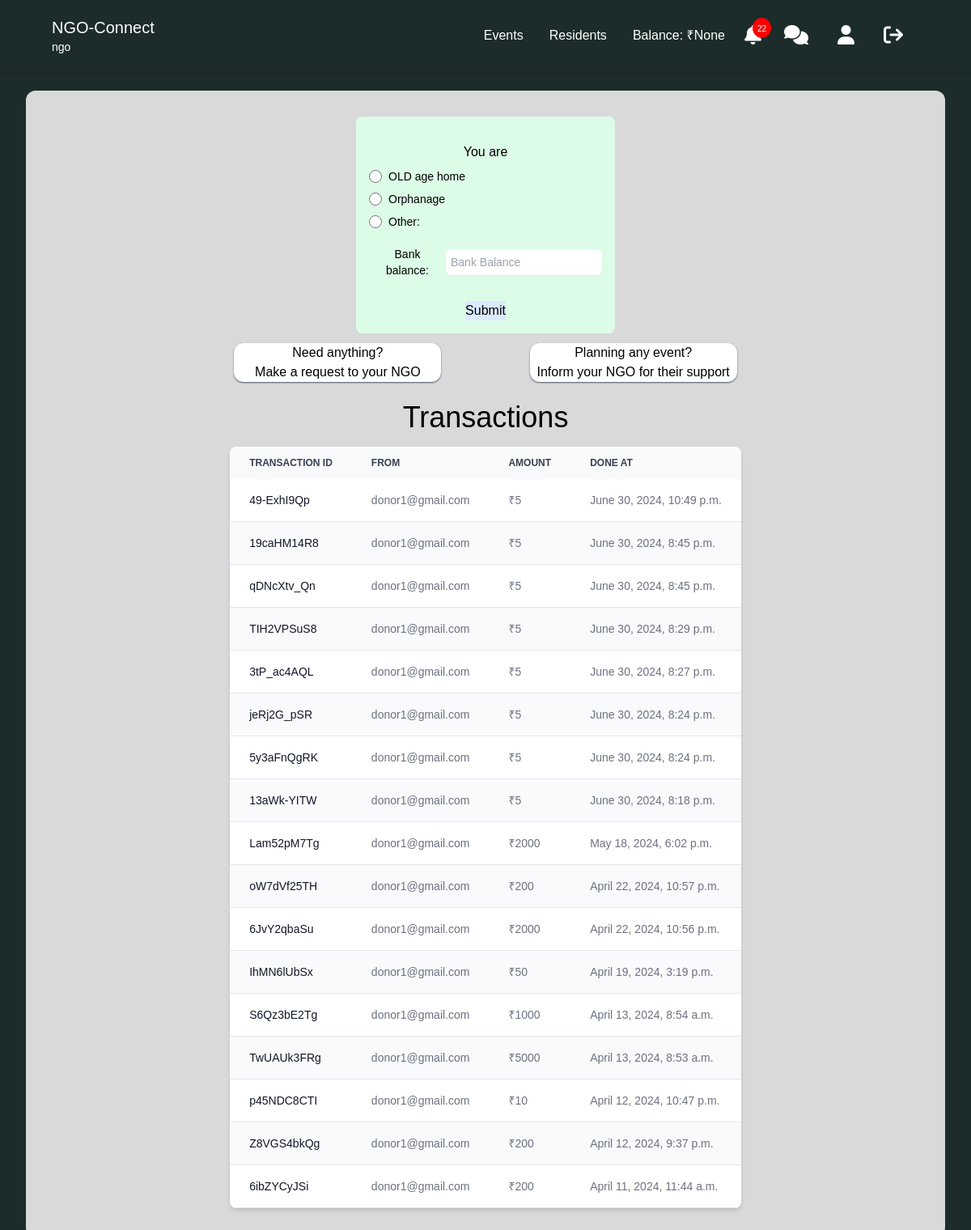
The app's page /reciever/receiver_base/ (signed in) with its own data.
### ngo/models.py (models this page shows)
class NgoBankTransactions(models.Model):
    from_user = models.ForeignKey(User, on_delete=models.CASCADE, related_name='sent', null=True)
    to_user = models.ForeignKey(User, on_delete=models.CASCADE, related_name='received', null=True)
    amount = models.IntegerField(null=True)
    transaction_id = models.CharField(max_length=10, null=True)
    transaction_type = models.CharField(max_length=8, choices=(('credited', 'credited'), ('debited', 'debited')), null=True)
    done_at = models.DateTimeField(auto_now=True,blank=True, null=True)

### reciever/views.py (the view)
# urls.py: path('receiver_base/', views.receiver_base, name="receiver_base"),
@login_required(login_url="signup")
def receiver_base(request):
    users = ngousers.objects.all()
    try:
        receiver = ReceiverMoreDetails.objects.get(user=request.user)
    except ReceiverMoreDetails.DoesNotExist:
        receiver = ReceiverMoreDetails(user=request.user)
    try:
        ngo = Reciever_under_ngo.objects.get(reciever=request.user)
    except Reciever_under_ngo.DoesNotExist:
        ngo = Reciever_under_ngo(reciever=request.user)
    try:
        reciever_balance = RecieverBank.objects.get(user=request.user)
    except RecieverBank.DoesNotExist:
        reciever_balance = RecieverBank(user=request.user)
    notifications = Notifications.objects.filter(user=request.user).order_by('-id')
    notification_count = notifications.count()
    transactions = NgoBankTransactions.objects.filter(to_user=request.user).order_by('-done_at')
    context = {
        'users' : users,
        'reciever' : receiver,
        'ngo' : ngo,
        'reciever_balance' : reciever_balance,
        'notifications' : notifications,
        'notification_count' : notification_count,
        'transactions' : transactions,
    }
    return render(request, 'receiver_base.html', context)

### reciever/templates/receiver_base.html (shortened to what this page needs)
<!DOCTYPE html>
<html lang="en">
  <head>
    <script src="https://cdn.tailwindcss.com"></script>
    <link rel="stylesheet" href="https://cdnjs.cloudflare.com/ajax/libs/font-awesome/6.1.1/css/all.min.css" />
    <link
    rel="stylesheet"
    href="https://cdn.jsdelivr.net/npm/bootstrap-icons@1.3.0/font/bootstrap-icons.css"
    />
    {% load static %}
  </head>
  <body style="font-family: sans-serif; background-color: #1C2C2A;">
    <header
      class="lg:px-16 px-4  flex flex-wrap items-center py-4 shadow-md"
    >
      <div class="flex-1 flex justify-between items-center">
        <a href="#" class="text-xl text-white">NGO-Connect <p class="text-sm">{{ user.first_name }}</p></a>
      </div>
      <div class="hidden md:flex md:items-center md:w-auto w-full" id="menu">
        <nav>
          <ul class="md:flex items-center justify-between text-base text-gray-700 pt-4 md:pt-0">
            <li>
              <a class="md:p-4 py-3 px-0 block text-white" href="/reciever/events_view">Events</a>
            </li>
            <li>
              <a class="md:p-4 py-3 px-0 block text-white" href="/reciever/residents">Residents</a>
            </li>
            <li>
              <a class="md:p-4 py-3 px-0 block text-white">Balance: ₹{{reciever_balance.current_balance}}</a>
            </li>
            <li class="relative">
              <a href="#" class="px-2" id="notificationButton">
                <div class="notification-icon">
                    <i class="fas fa-bell fa-xl text-white"></i>
                    <span class="badge">{{ notification_count }}</span>
                </div>
              </a>
            </li>
            <li><a class="lg:p-4 py-3 rounded-md px-0 mx-1 block text-white" href="/chat/chat"><i class="fa fa-comments fa-xl" aria-hidden="true"></i></a></li>
            <li><a class="md:p-4 py-3 px-0 block" href="/reciever/reciever_profile_page"><i class="fa fa-user fa-xl text-white" aria-hidden="true"></i></a></li>
            <li>
              <li><a class="lg:p-4 py-3 rounded-md text-white px-0 mx-1 block" href="#" onclick="confirmLogout(event, '/logout')"><i class="fa fa-sign-out fa-xl" aria-hidden="true"></i></a></li>
            </ul>
        </nav>
    </div>
</header>
<div style="background-color: #D9D9D9;" class="mx-8 p-5 mb-8 rounded-xl">
    {% if reciever.is_reciever_type_defined == False %}
    <section id="reciver_type" class="flex justify-center items-center">
      <div class="container my-3 mx-auto flex justify-center text-center">
        <form action="/reciever/reciever_type" method="POST" class="flex flex-col items-center p-4 bg-green-100 rounded-lg w-80">
          <div class="flex flex-col p-4 space-y-2 bg-green-100 rounded-lg w-80">
            <h3>You are</h3>
            <div class="flex items-center">
              <input type="radio" value="OAH" name="options" id="old-age-home" class="w-4 h-4 text-blue-600 bg-gray-100 border-gray-300 focus:ring-blue-500 dark:focus:ring-blue-600" />
              <label for="old-age-home" class="ml-2 text-sm font-medium text-black-900 dark:text-black-300">OLD age home</label>
            </div>
            <div class="flex items-center">
              <input type="radio" value="orphanage" name="options" id="orphanage" class="w-4 h-4 text-blue-600 bg-gray-100 border-gray-300 focus:ring-blue-500 dark:focus:ring-blue-600" />
              <label for="orphanage" class="ml-2 text-sm font-medium text-black-900 dark:text-black-300">Orphanage</label>
            </div>
            <div class="flex items-center">
              <input type="radio" value="other" name="options" id="other" class="w-4 h-4 text-blue-600 bg-gray-100 border-gray-300 focus:ring-blue-500 dark:focus:ring-blue-600" onclick="toggleInput(true)" />
              <label for="other" class="ml-2 text-sm font-medium text-black-900 dark:text-black-300">Other:</label>
            </div>
            <div class="flex items-center py-3">
              <p class="ml-2 text-sm font-medium text-black-900 dark:text-black-300" >Bank balance:</p>
              <input type="number" name="bank_balance" id="" placeholder="Bank Balance" required class="ml-2 p-1.5 text-sm border-gray-300 rounded-md shadow-sm focus:border-blue-500 focus:ring-blue-500"/>
            </div>
          </div>
          <button type="submit" class="bg-blue-100" id="submit">Submit</button>
        </form>
      </div>
    </section>
    {% endif %}
    <div class="flex justify-around w-2/3 mx-auto">
      <a href="/reciever/make_rec_request" class="w-64">
        <div class="container text-center mx-auto bg-white shadow-sm shadow-gray-600 rounded-xl">
          <p>Need anything?</p>
          <p>Make a request to your NGO</p>
        </div>
      </a>
      <a href="/reciever/event_add" class="w-64">
        <div class="container text-center mx-auto bg-white shadow-sm shadow-gray-600 rounded-xl">
          <p>Planning any event?</p>
          <p>Inform your NGO for their support</p>
        </div>
      </a>
    </div>
    {% if transactions %}
    <h1 class="text-center mt-6 text-4xl">Transactions</h1>
    <section id="transactions" class="m-4 px-4 flex justify-center items-center">
      <div class="relative overflow-x-auto shadow-md sm:rounded-lg">
          <table class="w-full text-sm text-left rtl:text-right text-gray-500 dark:text-gray-400">
              <thead class="text-xs text-gray-700 uppercase bg-gray-50 dark:bg-gray-700 dark:text-gray-400">
                  <tr>
                      <th scope="col" class="px-6 py-3">
                          Transaction Id
                      </th>
                      <th scope="col" class="px-6 py-3">
                          From
                      </th>
                      <th scope="col" class="px-6 py-3">
                          Amount
                      </th>
                      <th scope="col" class="px-6 py-3">
                          Done At
                      </th>
                  </tr>
              </thead>
              <tbody>
                  {% for i in transactions %}
                  <tr class="odd:bg-white odd:dark:bg-gray-900 even:bg-gray-50 even:dark:bg-gray-800 border-b dark:border-gray-700">
                      <th scope="row" class="px-6 py-4 font-medium text-gray-900 whitespace-nowrap dark:text-white">
                          {{ i.transaction_id }}
                      </th>
                      <td class="px-6 py-4">
                          {{ i.from_user }}
                      </td>
                      <td class="px-6 py-4">
                          ₹{{ i.amount }}
                      </td>
                      <td class="px-6 py-4">
                          {{ i.done_at }}
                      </td>
                  </tr>
                  {% endfor %}
              </tbody>
          </table>
      </div>
      {% endif %}
    </div>
  </body>
</html>

### reciever/templates/receiver_base.html (style rules this page uses)
.notification-icon { position: relative; display: inline-block; }
.badge { position: absolute; top: -10px; right: -12px; background-color: red; color: white; border-radius: 50%; padding: 2px 6px; font-size: 10px; height: 25px; }

### records on screen
NgoBankTransactions: transaction_id "49-ExhI9Qp", from_user "donor1@gmail.com", amount "5", done_at "June 30, 2024, 10:49 p.m."
NgoBankTransactions: transaction_id "19caHM14R8", from_user "donor1@gmail.com", amount "5", done_at "June 30, 2024, 8:45 p.m."
NgoBankTransactions: transaction_id "qDNcXtv_Qn", from_user "donor1@gmail.com", amount "5", done_at "June 30, 2024, 8:45 p.m."
NgoBankTransactions: transaction_id "TIH2VPSuS8", from_user "donor1@gmail.com", amount "5", done_at "June 30, 2024, 8:29 p.m."
NgoBankTransactions: transaction_id "3tP_ac4AQL", from_user "donor1@gmail.com", amount "5", done_at "June 30, 2024, 8:27 p.m."
NgoBankTransactions: transaction_id "jeRj2G_pSR", from_user "donor1@gmail.com", amount "5", done_at "June 30, 2024, 8:24 p.m."
NgoBankTransactions: transaction_id "5y3aFnQgRK", from_user "donor1@gmail.com", amount "5", done_at "June 30, 2024, 8:24 p.m."
NgoBankTransactions: transaction_id "13aWk-YITW", from_user "donor1@gmail.com", amount "5", done_at "June 30, 2024, 8:18 p.m."
NgoBankTransactions: transaction_id "Lam52pM7Tg", from_user "donor1@gmail.com", amount "2000", done_at "May 18, 2024, 6:02 p.m."
NgoBankTransactions: transaction_id "oW7dVf25TH", from_user "donor1@gmail.com", amount "200", done_at "April 22, 2024, 10:57 p.m."
NgoBankTransactions: transaction_id "6JvY2qbaSu", from_user "donor1@gmail.com", amount "2000", done_at "April 22, 2024, 10:56 p.m."
NgoBankTransactions: transaction_id "IhMN6lUbSx", from_user "donor1@gmail.com", amount "50", done_at "April 19, 2024, 3:19 p.m."
NgoBankTransactions: transaction_id "S6Qz3bE2Tg", from_user "donor1@gmail.com", amount "1000", done_at "April 13, 2024, 8:54 a.m."
NgoBankTransactions: transaction_id "TwUAUk3FRg", from_user "donor1@gmail.com", amount "5000", done_at "April 13, 2024, 8:53 a.m."
NgoBankTransactions: transaction_id "p45NDC8CTI", from_user "donor1@gmail.com", amount "10", done_at "April 12, 2024, 10:47 p.m."
NgoBankTransactions: transaction_id "Z8VGS4bkQg", from_user "donor1@gmail.com", amount "200", done_at "April 12, 2024, 9:37 p.m."
NgoBankTransactions: transaction_id "6ibZYCyJSi", from_user "donor1@gmail.com", amount "200", done_at "April 11, 2024, 11:44 a.m."

### other values on screen
{{ user.first_name }} "ngo"
{{ reciever_balance.current_balance }} "None"
{{ notification_count }} "22"
